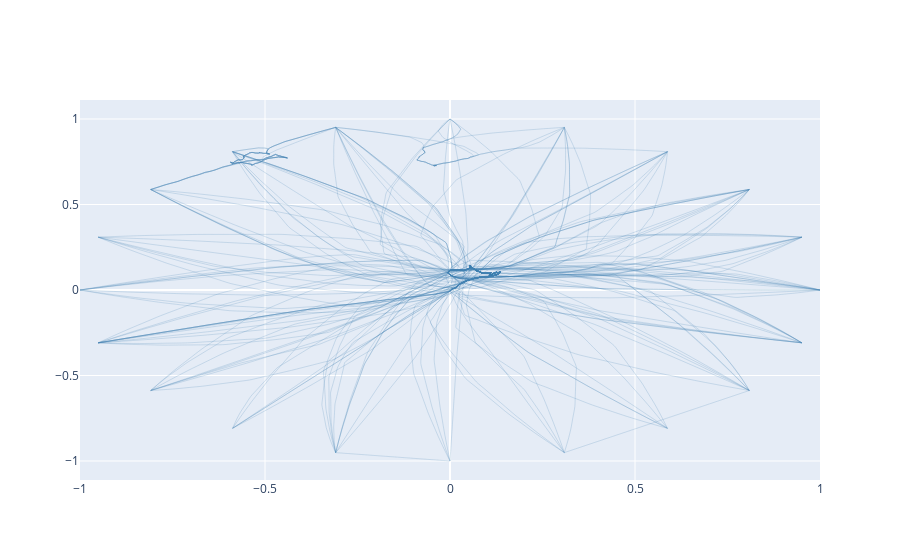

Notebook cell for this chart:
### Code cell
import pandas as pd
import numpy as np
from ggplotly import ggplot, aes, geom_edgebundle

np.random.seed(42)

# Create 20 nodes in a circle
n_nodes = 20
angles = np.linspace(0, 2*np.pi, n_nodes, endpoint=False)
radius = 1.0

nodes = []
for i, angle in enumerate(angles):
    nodes.append({
        'id': i,
        'x': radius * np.cos(angle),
        'y': radius * np.sin(angle)
    })

nodes_df = pd.DataFrame(nodes)

# Create 200 edges
edges = []
n_edges_target = 100

# Create random edges between nodes
while len(edges) < n_edges_target:
    i = np.random.randint(0, n_nodes)
    j = np.random.randint(0, n_nodes)

    if i != j:
        edges.append({
            'x': nodes[i]['x'],
            'y': nodes[i]['y'],
            'xend': nodes[j]['x'],
            'yend': nodes[j]['y']
        })

edges_df = pd.DataFrame(edges)
print(f"Created {len(edges_df)} edges between {n_nodes} nodes")

# Plot with edge bundling
print("Applying edge bundling...")
(
    ggplot(edges_df, aes(x='x', y='y', xend='xend', yend='yend'))
    + geom_edgebundle(K=0.1, compatibility_threshold=0.3, cycles=8, alpha=0.35, width=0.6)
)

### Figure 1 — Plotly figure (JSON) as saved in the notebook; plotly's stock layout.template omitted (floating-point values rounded to 4 significant figures; data arrays with more than 128 entries replaced by an {"elided": "..."} marker saying what was removed)
{"data": [{"hoverinfo": "skip", "line": {"color": "rgba(70,130,180,0.35)", "shape": "spline", "smoothing": 0.8, "width": 0.6}, "mode": "lines", "showlegend": false, "type": "scatter", "x": {"elided": "257 float values"}, "y": {"elided": "257 float values"}}, {"hoverinfo": "skip", "line": {"color": "rgba(70,130,180,0.35)", "shape": "spline", "smoothing": 0.8, "width": 0.6}, "mode": "lines", "showlegend": false, "type": "scatter", "x": {"elided": "257 float values"}, "y": {"elided": "257 float values"}}, {"hoverinfo": "skip", "line": {"color": "rgba(70,130,180,0.35)", "shape": "spline", "smoothing": 0.8, "width": 0.6}, "mode": "lines", "showlegend": false, "type": "scatter", "x": {"elided": "257 float values"}, "y": {"elided": "257 float values"}}, {"hoverinfo": "skip", "line": {"color": "rgba(70,130,180,0.35)", "shape": "spline", "smoothing": 0.8, "width": 0.6}, "mode": "lines", "showlegend": false, "type": "scatter", "x": {"elided": "257 float values"}, "y": {"elided": "257 float values"}}, {"hoverinfo": "skip", "line": {"color": "rgba(70,130,180,0.35)", "shape": "spline", "smoothing": 0.8, "width": 0.6}, "mode": "lines", "showlegend": false, "type": "scatter", "x": {"elided": "257 float values"}, "y": {"elided": "257 float values"}}, {"hoverinfo": "skip", "line": {"color": "rgba(70,130,180,0.35)", "shape": "spline", "smoothing": 0.8, "width": 0.6}, "mode": "lines", "showlegend": false, "type": "scatter", "x": {"elided": "257 float values"}, "y": {"elided": "257 float values"}}, {"hoverinfo": "skip", "line": {"color": "rgba(70,130,180,0.35)", "shape": "spline", "smoothing": 0.8, "width": 0.6}, "mode": "lines", "showlegend": false, "type": "scatter", "x": {"elided": "257 float values"}, "y": {"elided": "257 float values"}}, {"hoverinfo": "skip", "line": {"color": "rgba(70,130,180,0.35)", "shape": "spline", "smoothing": 0.8, "width": 0.6}, "mode": "lines", "showlegend": false, "type": "scatter", "x": {"elided": "257 float values"}, "y": {"elided": "257 float values"}}, {"hoverinfo": "skip", "line": {"color": "rgba(70,130,180,0.35)", "shape": "spline", "smoothing": 0.8, "width": 0.6}, "mode": "lines", "showlegend": false, "type": "scatter", "x": {"elided": "257 float values"}, "y": {"elided": "257 float values"}}, {"hoverinfo": "skip", "line": {"color": "rgba(70,130,180,0.35)", "shape": "spline", "smoothing": 0.8, "width": 0.6}, "mode": "lines", "showlegend": false, "type": "scatter", "x": {"elided": "257 float values"}, "y": {"elided": "257 float values"}}, {"hoverinfo": "skip", "line": {"color": "rgba(70,130,180,0.35)", "shape": "spline", "smoothing": 0.8, "width": 0.6}, "mode": "lines", "showlegend": false, "type": "scatter", "x": {"elided": "257 float values"}, "y": {"elided": "257 float values"}}, {"hoverinfo": "skip", "line": {"color": "rgba(70,130,180,0.35)", "shape": "spline", "smoothing": 0.8, "width": 0.6}, "mode": "lines", "showlegend": false, "type": "scatter", "x": {"elided": "257 float values"}, "y": {"elided": "257 float values"}}, {"hoverinfo": "skip", "line": {"color": "rgba(70,130,180,0.35)", "shape": "spline", "smoothing": 0.8, "width": 0.6}, "mode": "lines", "showlegend": false, "type": "scatter", "x": {"elided": "257 float values"}, "y": {"elided": "257 float values"}}, {"hoverinfo": "skip", "line": {"color": "rgba(70,130,180,0.35)", "shape": "spline", "smoothing": 0.8, "width": 0.6}, "mode": "lines", "showlegend": false, "type": "scatter", "x": {"elided": "257 float values"}, "y": {"elided": "257 float values"}}, {"hoverinfo": "skip", "line": {"color": "rgba(70,130,180,0.35)", "shape": "spline", "smoothing": 0.8, "width": 0.6}, "mode": "lines", "showlegend": false, "type": "scatter", "x": {"elided": "257 float values"}, "y": {"elided": "257 float values"}}, {"hoverinfo": "skip", "line": {"color": "rgba(70,130,180,0.35)", "shape": "spline", "smoothing": 0.8, "width": 0.6}, "mode": "lines", "showlegend": false, "type": "scatter", "x": {"elided": "257 float values"}, "y": {"elided": "257 float values"}}, {"hoverinfo": "skip", "line": {"color": "rgba(70,130,180,0.35)", "shape": "spline", "smoothing": 0.8, "width": 0.6}, "mode": "lines", "showlegend": false, "type": "scatter", "x": {"elided": "257 float values"}, "y": {"elided": "257 float values"}}, {"hoverinfo": "skip", "line": {"color": "rgba(70,130,180,0.35)", "shape": "spline", "smoothing": 0.8, "width": 0.6}, "mode": "lines", "showlegend": false, "type": "scatter", "x": {"elided": "257 float values"}, "y": {"elided": "257 float values"}}, {"hoverinfo": "skip", "line": {"color": "rgba(70,130,180,0.35)", "shape": "spline", "smoothing": 0.8, "width": 0.6}, "mode": "lines", "showlegend": false, "type": "scatter", "x": {"elided": "257 float values"}, "y": {"elided": "257 float values"}}, {"hoverinfo": "skip", "line": {"color": "rgba(70,130,180,0.35)", "shape": "spline", "smoothing": 0.8, "width": 0.6}, "mode": "lines", "showlegend": false, "type": "scatter", "x": {"elided": "257 float values"}, "y": {"elided": "257 float values"}}, {"hoverinfo": "skip", "line": {"color": "rgba(70,130,180,0.35)", "shape": "spline", "smoothing": 0.8, "width": 0.6}, "mode": "lines", "showlegend": false, "type": "scatter", "x": {"elided": "257 float values"}, "y": {"elided": "257 float values"}}, {"hoverinfo": "skip", "line": {"color": "rgba(70,130,180,0.35)", "shape": "spline", "smoothing": 0.8, "width": 0.6}, "mode": "lines", "showlegend": false, "type": "scatter", "x": {"elided": "257 float values"}, "y": {"elided": "257 float values"}}, {"hoverinfo": "skip", "line": {"color": "rgba(70,130,180,0.35)", "shape": "spline", "smoothing": 0.8, "width": 0.6}, "mode": "lines", "showlegend": false, "type": "scatter", "x": {"elided": "257 float values"}, "y": {"elided": "257 float values"}}, {"hoverinfo": "skip", "line": {"color": "rgba(70,130,180,0.35)", "shape": "spline", "smoothing": 0.8, "width": 0.6}, "mode": "lines", "showlegend": false, "type": "scatter", "x": {"elided": "257 float values"}, "y": {"elided": "257 float values"}}, {"hoverinfo": "skip", "line": {"color": "rgba(70,130,180,0.35)", "shape": "spline", "smoothing": 0.8, "width": 0.6}, "mode": "lines", "showlegend": false, "type": "scatter", "x": {"elided": "257 float values"}, "y": {"elided": "257 float values"}}, {"hoverinfo": "skip", "line": {"color": "rgba(70,130,180,0.35)", "shape": "spline", "smoothing": 0.8, "width": 0.6}, "mode": "lines", "showlegend": false, "type": "scatter", "x": {"elided": "257 float values"}, "y": {"elided": "257 float values"}}, {"hoverinfo": "skip", "line": {"color": "rgba(70,130,180,0.35)", "shape": "spline", "smoothing": 0.8, "width": 0.6}, "mode": "lines", "showlegend": false, "type": "scatter", "x": {"elided": "257 float values"}, "y": {"elided": "257 float values"}}, {"hoverinfo": "skip", "line": {"color": "rgba(70,130,180,0.35)", "shape": "spline", "smoothing": 0.8, "width": 0.6}, "mode": "lines", "showlegend": false, "type": "scatter", "x": {"elided": "257 float values"}, "y": {"elided": "257 float values"}}, {"hoverinfo": "skip", "line": {"color": "rgba(70,130,180,0.35)", "shape": "spline", "smoothing": 0.8, "width": 0.6}, "mode": "lines", "showlegend": false, "type": "scatter", "x": {"elided": "257 float values"}, "y": {"elided": "257 float values"}}, {"hoverinfo": "skip", "line": {"color": "rgba(70,130,180,0.35)", "shape": "spline", "smoothing": 0.8, "width": 0.6}, "mode": "lines", "showlegend": false, "type": "scatter", "x": {"elided": "257 float values"}, "y": {"elided": "257 float values"}}, {"hoverinfo": "skip", "line": {"color": "rgba(70,130,180,0.35)", "shape": "spline", "smoothing": 0.8, "width": 0.6}, "mode": "lines", "showlegend": false, "type": "scatter", "x": {"elided": "257 float values"}, "y": {"elided": "257 float values"}}, {"hoverinfo": "skip", "line": {"color": "rgba(70,130,180,0.35)", "shape": "spline", "smoothing": 0.8, "width": 0.6}, "mode": "lines", "showlegend": false, "type": "scatter", "x": {"elided": "257 float values"}, "y": {"elided": "257 float values"}}, {"hoverinfo": "skip", "line": {"color": "rgba(70,130,180,0.35)", "shape": "spline", "smoothing": 0.8, "width": 0.6}, "mode": "lines", "showlegend": false, "type": "scatter", "x": {"elided": "257 float values"}, "y": {"elided": "257 float values"}}, {"hoverinfo": "skip", "line": {"color": "rgba(70,130,180,0.35)", "shape": "spline", "smoothing": 0.8, "width": 0.6}, "mode": "lines", "showlegend": false, "type": "scatter", "x": {"elided": "257 float values"}, "y": {"elided": "257 float values"}}, {"hoverinfo": "skip", "line": {"color": "rgba(70,130,180,0.35)", "shape": "spline", "smoothing": 0.8, "width": 0.6}, "mode": "lines", "showlegend": false, "type": "scatter", "x": {"elided": "257 float values"}, "y": {"elided": "257 float values"}}, {"hoverinfo": "skip", "line": {"color": "rgba(70,130,180,0.35)", "shape": "spline", "smoothing": 0.8, "width": 0.6}, "mode": "lines", "showlegend": false, "type": "scatter", "x": {"elided": "257 float values"}, "y": {"elided": "257 float values"}}, {"hoverinfo": "skip", "line": {"color": "rgba(70,130,180,0.35)", "shape": "spline", "smoothing": 0.8, "width": 0.6}, "mode": "lines", "showlegend": false, "type": "scatter", "x": {"elided": "257 float values"}, "y": {"elided": "257 float values"}}, {"hoverinfo": "skip", "line": {"color": "rgba(70,130,180,0.35)", "shape": "spline", "smoothing": 0.8, "width": 0.6}, "mode": "lines", "showlegend": false, "type": "scatter", "x": {"elided": "257 float values"}, "y": {"elided": "257 float values"}}, {"hoverinfo": "skip", "line": {"color": "rgba(70,130,180,0.35)", "shape": "spline", "smoothing": 0.8, "width": 0.6}, "mode": "lines", "showlegend": false, "type": "scatter", "x": {"elided": "257 float values"}, "y": {"elided": "257 float values"}}, {"hoverinfo": "skip", "line": {"color": "rgba(70,130,180,0.35)", "shape": "spline", "smoothing": 0.8, "width": 0.6}, "mode": "lines", "showlegend": false, "type": "scatter", "x": {"elided": "257 float values"}, "y": {"elided": "257 float values"}}, {"hoverinfo": "skip", "line": {"color": "rgba(70,130,180,0.35)", "shape": "spline", "smoothing": 0.8, "width": 0.6}, "mode": "lines", "showlegend": false, "type": "scatter", "x": {"elided": "257 float values"}, "y": {"elided": "257 float values"}}, {"hoverinfo": "skip", "line": {"color": "rgba(70,130,180,0.35)", "shape": "spline", "smoothing": 0.8, "width": 0.6}, "mode": "lines", "showlegend": false, "type": "scatter", "x": {"elided": "257 float values"}, "y": {"elided": "257 float values"}}, {"hoverinfo": "skip", "line": {"color": "rgba(70,130,180,0.35)", "shape": "spline", "smoothing": 0.8, "width": 0.6}, "mode": "lines", "showlegend": false, "type": "scatter", "x": {"elided": "257 float values"}, "y": {"elided": "257 float values"}}, {"hoverinfo": "skip", "line": {"color": "rgba(70,130,180,0.35)", "shape": "spline", "smoothing": 0.8, "width": 0.6}, "mode": "lines", "showlegend": false, "type": "scatter", "x": {"elided": "257 float values"}, "y": {"elided": "257 float values"}}, {"hoverinfo": "skip", "line": {"color": "rgba(70,130,180,0.35)", "shape": "spline", "smoothing": 0.8, "width": 0.6}, "mode": "lines", "showlegend": false, "type": "scatter", "x": {"elided": "257 float values"}, "y": {"elided": "257 float values"}}, {"hoverinfo": "skip", "line": {"color": "rgba(70,130,180,0.35)", "shape": "spline", "smoothing": 0.8, "width": 0.6}, "mode": "lines", "showlegend": false, "type": "scatter", "x": {"elided": "257 float values"}, "y": {"elided": "257 float values"}}, {"hoverinfo": "skip", "line": {"color": "rgba(70,130,180,0.35)", "shape": "spline", "smoothing": 0.8, "width": 0.6}, "mode": "lines", "showlegend": false, "type": "scatter", "x": {"elided": "257 float values"}, "y": {"elided": "257 float values"}}, {"hoverinfo": "skip", "line": {"color": "rgba(70,130,180,0.35)", "shape": "spline", "smoothing": 0.8, "width": 0.6}, "mode": "lines", "showlegend": false, "type": "scatter", "x": {"elided": "257 float values"}, "y": {"elided": "257 float values"}}, {"hoverinfo": "skip", "line": {"color": "rgba(70,130,180,0.35)", "shape": "spline", "smoothing": 0.8, "width": 0.6}, "mode": "lines", "showlegend": false, "type": "scatter", "x": {"elided": "257 float values"}, "y": {"elided": "257 float values"}}, {"hoverinfo": "skip", "line": {"color": "rgba(70,130,180,0.35)", "shape": "spline", "smoothing": 0.8, "width": 0.6}, "mode": "lines", "showlegend": false, "type": "scatter", "x": {"elided": "257 float values"}, "y": {"elided": "257 float values"}}, {"hoverinfo": "skip", "line": {"color": "rgba(70,130,180,0.35)", "shape": "spline", "smoothing": 0.8, "width": 0.6}, "mode": "lines", "showlegend": false, "type": "scatter", "x": {"elided": "257 float values"}, "y": {"elided": "257 float values"}}, {"hoverinfo": "skip", "line": {"color": "rgba(70,130,180,0.35)", "shape": "spline", "smoothing": 0.8, "width": 0.6}, "mode": "lines", "showlegend": false, "type": "scatter", "x": {"elided": "257 float values"}, "y": {"elided": "257 float values"}}, {"hoverinfo": "skip", "line": {"color": "rgba(70,130,180,0.35)", "shape": "spline", "smoothing": 0.8, "width": 0.6}, "mode": "lines", "showlegend": false, "type": "scatter", "x": {"elided": "257 float values"}, "y": {"elided": "257 float values"}}, {"hoverinfo": "skip", "line": {"color": "rgba(70,130,180,0.35)", "shape": "spline", "smoothing": 0.8, "width": 0.6}, "mode": "lines", "showlegend": false, "type": "scatter", "x": {"elided": "257 float values"}, "y": {"elided": "257 float values"}}, {"hoverinfo": "skip", "line": {"color": "rgba(70,130,180,0.35)", "shape": "spline", "smoothing": 0.8, "width": 0.6}, "mode": "lines", "showlegend": false, "type": "scatter", "x": {"elided": "257 float values"}, "y": {"elided": "257 float values"}}, {"hoverinfo": "skip", "line": {"color": "rgba(70,130,180,0.35)", "shape": "spline", "smoothing": 0.8, "width": 0.6}, "mode": "lines", "showlegend": false, "type": "scatter", "x": {"elided": "257 float values"}, "y": {"elided": "257 float values"}}, {"hoverinfo": "skip", "line": {"color": "rgba(70,130,180,0.35)", "shape": "spline", "smoothing": 0.8, "width": 0.6}, "mode": "lines", "showlegend": false, "type": "scatter", "x": {"elided": "257 float values"}, "y": {"elided": "257 float values"}}, {"hoverinfo": "skip", "line": {"color": "rgba(70,130,180,0.35)", "shape": "spline", "smoothing": 0.8, "width": 0.6}, "mode": "lines", "showlegend": false, "type": "scatter", "x": {"elided": "257 float values"}, "y": {"elided": "257 float values"}}, {"hoverinfo": "skip", "line": {"color": "rgba(70,130,180,0.35)", "shape": "spline", "smoothing": 0.8, "width": 0.6}, "mode": "lines", "showlegend": false, "type": "scatter", "x": {"elided": "257 float values"}, "y": {"elided": "257 float values"}}, {"hoverinfo": "skip", "line": {"color": "rgba(70,130,180,0.35)", "shape": "spline", "smoothing": 0.8, "width": 0.6}, "mode": "lines", "showlegend": false, "type": "scatter", "x": {"elided": "257 float values"}, "y": {"elided": "257 float values"}}, {"hoverinfo": "skip", "line": {"color": "rgba(70,130,180,0.35)", "shape": "spline", "smoothing": 0.8, "width": 0.6}, "mode": "lines", "showlegend": false, "type": "scatter", "x": {"elided": "257 float values"}, "y": {"elided": "257 float values"}}, {"hoverinfo": "skip", "line": {"color": "rgba(70,130,180,0.35)", "shape": "spline", "smoothing": 0.8, "width": 0.6}, "mode": "lines", "showlegend": false, "type": "scatter", "x": {"elided": "257 float values"}, "y": {"elided": "257 float values"}}, {"hoverinfo": "skip", "line": {"color": "rgba(70,130,180,0.35)", "shape": "spline", "smoothing": 0.8, "width": 0.6}, "mode": "lines", "showlegend": false, "type": "scatter", "x": {"elided": "257 float values"}, "y": {"elided": "257 float values"}}, {"hoverinfo": "skip", "line": {"color": "rgba(70,130,180,0.35)", "shape": "spline", "smoothing": 0.8, "width": 0.6}, "mode": "lines", "showlegend": false, "type": "scatter", "x": {"elided": "257 float values"}, "y": {"elided": "257 float values"}}, {"hoverinfo": "skip", "line": {"color": "rgba(70,130,180,0.35)", "shape": "spline", "smoothing": 0.8, "width": 0.6}, "mode": "lines", "showlegend": false, "type": "scatter", "x": {"elided": "257 float values"}, "y": {"elided": "257 float values"}}, {"hoverinfo": "skip", "line": {"color": "rgba(70,130,180,0.35)", "shape": "spline", "smoothing": 0.8, "width": 0.6}, "mode": "lines", "showlegend": false, "type": "scatter", "x": {"elided": "257 float values"}, "y": {"elided": "257 float values"}}, {"hoverinfo": "skip", "line": {"color": "rgba(70,130,180,0.35)", "shape": "spline", "smoothing": 0.8, "width": 0.6}, "mode": "lines", "showlegend": false, "type": "scatter", "x": {"elided": "257 float values"}, "y": {"elided": "257 float values"}}, {"hoverinfo": "skip", "line": {"color": "rgba(70,130,180,0.35)", "shape": "spline", "smoothing": 0.8, "width": 0.6}, "mode": "lines", "showlegend": false, "type": "scatter", "x": {"elided": "257 float values"}, "y": {"elided": "257 float values"}}, {"hoverinfo": "skip", "line": {"color": "rgba(70,130,180,0.35)", "shape": "spline", "smoothing": 0.8, "width": 0.6}, "mode": "lines", "showlegend": false, "type": "scatter", "x": {"elided": "257 float values"}, "y": {"elided": "257 float values"}}, {"hoverinfo": "skip", "line": {"color": "rgba(70,130,180,0.35)", "shape": "spline", "smoothing": 0.8, "width": 0.6}, "mode": "lines", "showlegend": false, "type": "scatter", "x": {"elided": "257 float values"}, "y": {"elided": "257 float values"}}, {"hoverinfo": "skip", "line": {"color": "rgba(70,130,180,0.35)", "shape": "spline", "smoothing": 0.8, "width": 0.6}, "mode": "lines", "showlegend": false, "type": "scatter", "x": {"elided": "257 float values"}, "y": {"elided": "257 float values"}}, {"hoverinfo": "skip", "line": {"color": "rgba(70,130,180,0.35)", "shape": "spline", "smoothing": 0.8, "width": 0.6}, "mode": "lines", "showlegend": false, "type": "scatter", "x": {"elided": "257 float values"}, "y": {"elided": "257 float values"}}, {"hoverinfo": "skip", "line": {"color": "rgba(70,130,180,0.35)", "shape": "spline", "smoothing": 0.8, "width": 0.6}, "mode": "lines", "showlegend": false, "type": "scatter", "x": {"elided": "257 float values"}, "y": {"elided": "257 float values"}}, {"hoverinfo": "skip", "line": {"color": "rgba(70,130,180,0.35)", "shape": "spline", "smoothing": 0.8, "width": 0.6}, "mode": "lines", "showlegend": false, "type": "scatter", "x": {"elided": "257 float values"}, "y": {"elided": "257 float values"}}, {"hoverinfo": "skip", "line": {"color": "rgba(70,130,180,0.35)", "shape": "spline", "smoothing": 0.8, "width": 0.6}, "mode": "lines", "showlegend": false, "type": "scatter", "x": {"elided": "257 float values"}, "y": {"elided": "257 float values"}}, {"hoverinfo": "skip", "line": {"color": "rgba(70,130,180,0.35)", "shape": "spline", "smoothing": 0.8, "width": 0.6}, "mode": "lines", "showlegend": false, "type": "scatter", "x": {"elided": "257 float values"}, "y": {"elided": "257 float values"}}, {"hoverinfo": "skip", "line": {"color": "rgba(70,130,180,0.35)", "shape": "spline", "smoothing": 0.8, "width": 0.6}, "mode": "lines", "showlegend": false, "type": "scatter", "x": {"elided": "257 float values"}, "y": {"elided": "257 float values"}}, {"hoverinfo": "skip", "line": {"color": "rgba(70,130,180,0.35)", "shape": "spline", "smoothing": 0.8, "width": 0.6}, "mode": "lines", "showlegend": false, "type": "scatter", "x": {"elided": "257 float values"}, "y": {"elided": "257 float values"}}, {"hoverinfo": "skip", "line": {"color": "rgba(70,130,180,0.35)", "shape": "spline", "smoothing": 0.8, "width": 0.6}, "mode": "lines", "showlegend": false, "type": "scatter", "x": {"elided": "257 float values"}, "y": {"elided": "257 float values"}}, {"hoverinfo": "skip", "line": {"color": "rgba(70,130,180,0.35)", "shape": "spline", "smoothing": 0.8, "width": 0.6}, "mode": "lines", "showlegend": false, "type": "scatter", "x": {"elided": "257 float values"}, "y": {"elided": "257 float values"}}, {"hoverinfo": "skip", "line": {"color": "rgba(70,130,180,0.35)", "shape": "spline", "smoothing": 0.8, "width": 0.6}, "mode": "lines", "showlegend": false, "type": "scatter", "x": {"elided": "257 float values"}, "y": {"elided": "257 float values"}}, {"hoverinfo": "skip", "line": {"color": "rgba(70,130,180,0.35)", "shape": "spline", "smoothing": 0.8, "width": 0.6}, "mode": "lines", "showlegend": false, "type": "scatter", "x": {"elided": "257 float values"}, "y": {"elided": "257 float values"}}, {"hoverinfo": "skip", "line": {"color": "rgba(70,130,180,0.35)", "shape": "spline", "smoothing": 0.8, "width": 0.6}, "mode": "lines", "showlegend": false, "type": "scatter", "x": {"elided": "257 float values"}, "y": {"elided": "257 float values"}}, {"hoverinfo": "skip", "line": {"color": "rgba(70,130,180,0.35)", "shape": "spline", "smoothing": 0.8, "width": 0.6}, "mode": "lines", "showlegend": false, "type": "scatter", "x": {"elided": "257 float values"}, "y": {"elided": "257 float values"}}, {"hoverinfo": "skip", "line": {"color": "rgba(70,130,180,0.35)", "shape": "spline", "smoothing": 0.8, "width": 0.6}, "mode": "lines", "showlegend": false, "type": "scatter", "x": {"elided": "257 float values"}, "y": {"elided": "257 float values"}}, {"hoverinfo": "skip", "line": {"color": "rgba(70,130,180,0.35)", "shape": "spline", "smoothing": 0.8, "width": 0.6}, "mode": "lines", "showlegend": false, "type": "scatter", "x": {"elided": "257 float values"}, "y": {"elided": "257 float values"}}, {"hoverinfo": "skip", "line": {"color": "rgba(70,130,180,0.35)", "shape": "spline", "smoothing": 0.8, "width": 0.6}, "mode": "lines", "showlegend": false, "type": "scatter", "x": {"elided": "257 float values"}, "y": {"elided": "257 float values"}}, {"hoverinfo": "skip", "line": {"color": "rgba(70,130,180,0.35)", "shape": "spline", "smoothing": 0.8, "width": 0.6}, "mode": "lines", "showlegend": false, "type": "scatter", "x": {"elided": "257 float values"}, "y": {"elided": "257 float values"}}, {"hoverinfo": "skip", "line": {"color": "rgba(70,130,180,0.35)", "shape": "spline", "smoothing": 0.8, "width": 0.6}, "mode": "lines", "showlegend": false, "type": "scatter", "x": {"elided": "257 float values"}, "y": {"elided": "257 float values"}}, {"hoverinfo": "skip", "line": {"color": "rgba(70,130,180,0.35)", "shape": "spline", "smoothing": 0.8, "width": 0.6}, "mode": "lines", "showlegend": false, "type": "scatter", "x": {"elided": "257 float values"}, "y": {"elided": "257 float values"}}, {"hoverinfo": "skip", "line": {"color": "rgba(70,130,180,0.35)", "shape": "spline", "smoothing": 0.8, "width": 0.6}, "mode": "lines", "showlegend": false, "type": "scatter", "x": {"elided": "257 float values"}, "y": {"elided": "257 float values"}}, {"hoverinfo": "skip", "line": {"color": "rgba(70,130,180,0.35)", "shape": "spline", "smoothing": 0.8, "width": 0.6}, "mode": "lines", "showlegend": false, "type": "scatter", "x": {"elided": "257 float values"}, "y": {"elided": "257 float values"}}, {"hoverinfo": "skip", "line": {"color": "rgba(70,130,180,0.35)", "shape": "spline", "smoothing": 0.8, "width": 0.6}, "mode": "lines", "showlegend": false, "type": "scatter", "x": {"elided": "257 float values"}, "y": {"elided": "257 float values"}}, {"hoverinfo": "skip", "line": {"color": "rgba(70,130,180,0.35)", "shape": "spline", "smoothing": 0.8, "width": 0.6}, "mode": "lines", "showlegend": false, "type": "scatter", "x": {"elided": "257 float values"}, "y": {"elided": "257 float values"}}, {"hoverinfo": "skip", "line": {"color": "rgba(70,130,180,0.35)", "shape": "spline", "smoothing": 0.8, "width": 0.6}, "mode": "lines", "showlegend": false, "type": "scatter", "x": {"elided": "257 float values"}, "y": {"elided": "257 float values"}}, {"hoverinfo": "skip", "line": {"color": "rgba(70,130,180,0.35)", "shape": "spline", "smoothing": 0.8, "width": 0.6}, "mode": "lines", "showlegend": false, "type": "scatter", "x": {"elided": "257 float values"}, "y": {"elided": "257 float values"}}, {"hoverinfo": "skip", "line": {"color": "rgba(70,130,180,0.35)", "shape": "spline", "smoothing": 0.8, "width": 0.6}, "mode": "lines", "showlegend": false, "type": "scatter", "x": {"elided": "257 float values"}, "y": {"elided": "257 float values"}}, {"hoverinfo": "skip", "line": {"color": "rgba(70,130,180,0.35)", "shape": "spline", "smoothing": 0.8, "width": 0.6}, "mode": "lines", "showlegend": false, "type": "scatter", "x": {"elided": "257 float values"}, "y": {"elided": "257 float values"}}, {"hoverinfo": "skip", "line": {"color": "rgba(70,130,180,0.35)", "shape": "spline", "smoothing": 0.8, "width": 0.6}, "mode": "lines", "showlegend": false, "type": "scatter", "x": {"elided": "257 float values"}, "y": {"elided": "257 float values"}}, {"hoverinfo": "skip", "line": {"color": "rgba(70,130,180,0.35)", "shape": "spline", "smoothing": 0.8, "width": 0.6}, "mode": "lines", "showlegend": false, "type": "scatter", "x": {"elided": "257 float values"}, "y": {"elided": "257 float values"}}], "layout": {"legend": {"x": 1.02, "xanchor": "left", "y": 1, "yanchor": "top"}, "showlegend": true, "xaxis": {"anchor": "y", "domain": [0, 1]}, "yaxis": {"anchor": "x", "domain": [0, 1]}}}
